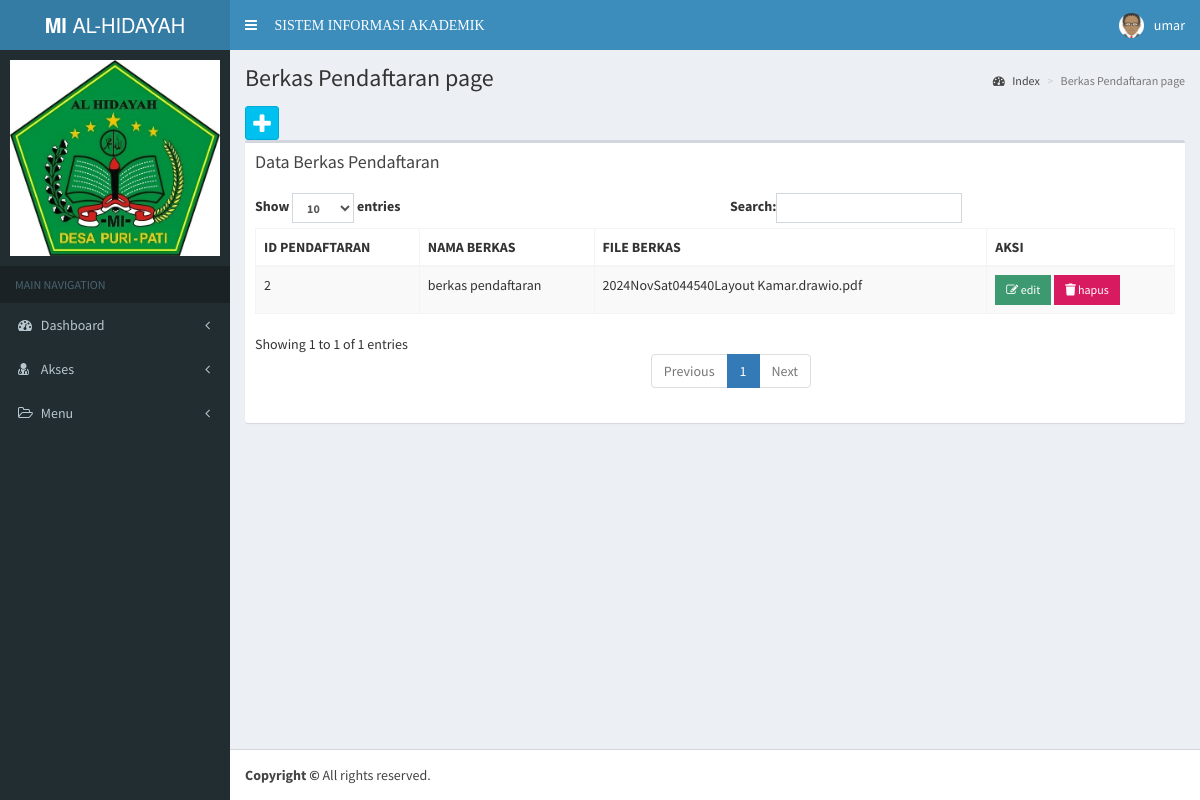
/app/berkas_pendaftaran/index.php (signed in), run on an earlier commit of the app's database.
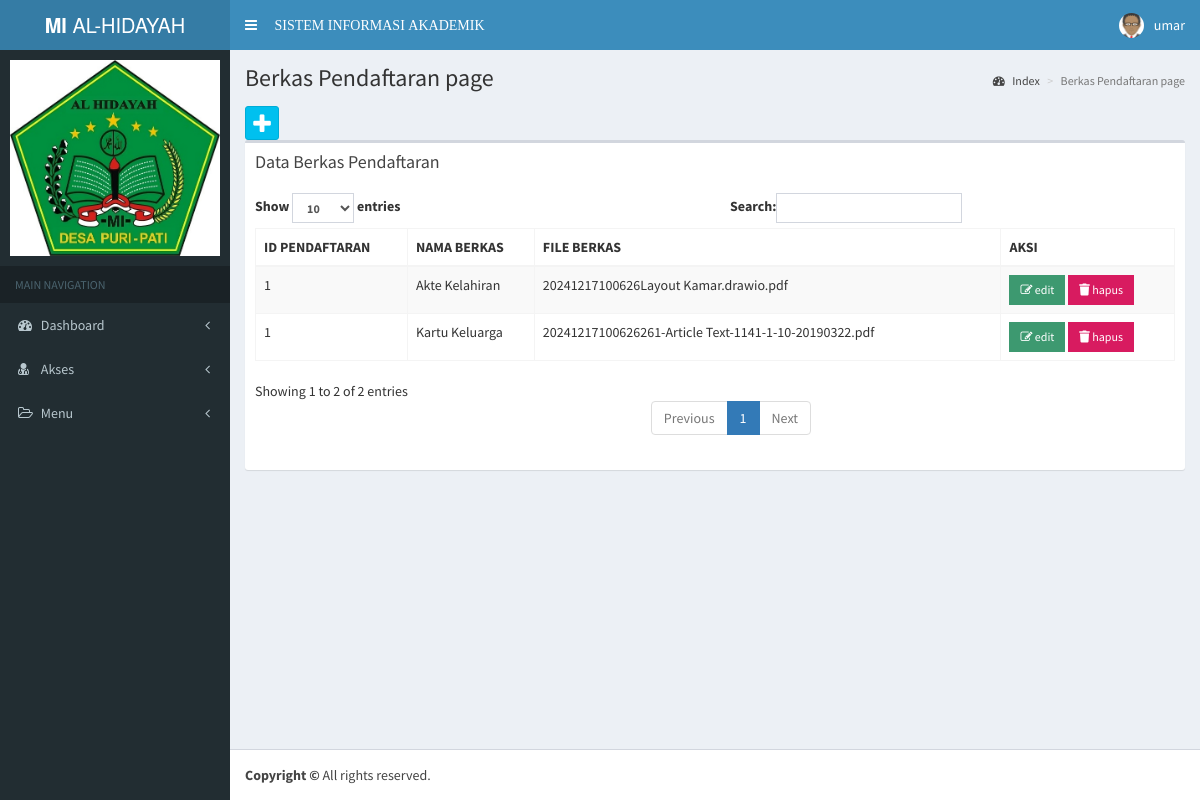
And on a later commit of the database.
### tables this page shows
CREATE TABLE `berkas_pendaftaran` (
  `id_berkas` int(11) NOT NULL,
  `id_pendaftaran` int(11) DEFAULT NULL,
  `nm_berkas` text DEFAULT NULL,
  `file_berkas` blob DEFAULT NULL
);

### config/config.php (called while the page is built, shortened)
<?php
function Url_web(){
    $xplode = explode("/", $_SERVER['REQUEST_URI']);
    return $xplode[1];
}
$defaul_uri = "/".Url_web();
$url = "http://".$_SERVER['SERVER_NAME'].":".$_SERVER['SERVER_PORT'].$defaul_uri;
function DB(){
    return ["localhost", "root", "", "vinka"];
}
function QueryManyData($sql){
    $conn = new mysqli(DB()[0], DB()[1], DB()[2], DB()[3]);
    $result = $conn->query($sql);
    return $result;
}

### app/berkas_pendaftaran/index.php (the view, shortened to what this page needs)
<?php include_once '../template/header.php'; ?>
<?php include_once '../template/navbar.php'; ?>
<?php include_once '../template/sidebar.php'; ?>
<div class='content-wrapper'>
  <section class='content-header'>
    <h1>Berkas Pendaftaran page
    </h1>
    <ol class='breadcrumb'>
      <li><a href='#'><i class='fa fa-dashboard'></i> Index</a></li>
      <li class='active'>Berkas Pendaftaran page</li>
    </ol>
  </section>
  <section class='content'>
    <a class='btn btn-social-icon btn-info' data-toggle='tooltip' data-placement='top' title='Tambah data berkas_pendaftaran' href='<?= $url ?>/app/berkas_pendaftaran/tambah.php'><i class='fa fa-plus'></i></a>
    <div class='row'>
      <div class='col-xs-12'>
        <div class='box'>
          <div class='box-header'>
            <h3 class='box-title'>Data Berkas Pendaftaran</h3>
          </div>
          <div class='box-body'>
            <table id='example1' class='table table-bordered table-striped'>
              <thead>
                <tr>
                  <th>ID PENDAFTARAN</th>
                  <th>NAMA BERKAS</th>
                  <th>FILE BERKAS</th>
                  <th>AKSI</th>
                </tr>
              </thead>
              <tbody>
                <?php
                foreach (QueryManyData('SELECT * FROM berkas_pendaftaran') as $row) {
                ?>
                  <tr>
                    <td><?= $row['id_pendaftaran'] ?></td>
                    <td><?= $row['nm_berkas'] ?></td>
                    <td><?= $row['file_berkas'] ?></td>
                    <td>
                      <a href='<?= $url ?>/app/berkas_pendaftaran/edit.php?id_berkas_pendaftaran=<?= $row['id_berkas_pendaftaran'] ?>' class='btn bg-olive btn-flat btn-sm'><i class='fa fa-edit'></i> edit</a>
                      <button onclick='ConfirmDelete(<?= $row['id_berkas_pendaftaran'] ?>)' class='btn bg-maroon btn-flat btn-sm'>
                        <i class='fas fa-trash'></i>
                        hapus
                      </button>
                    </td>
                  </tr>
                <?php
                }
                ?>
              </tbody>
            </table>
          </div>
        </div>
      </div>
    </div>
</div>
<?php include_once '../template/footer.php'; ?>

What changed in the data, as far as the page shows it:
changed berkas_pendaftaran: id_pendaftaran "2" → "1"; nm_berkas "berkas pendaftaran" → "Akte Kelahiran"; file_berkas "2024NovSat044540Layout Kamar.drawio.pdf" → "20241217100626Layout Kamar.drawio.pdf"
added berkas_pendaftaran: id_pendaftaran "1", nm_berkas "Kartu Keluarga", file_berkas "20241217100626261-Article Text-1141-1-10-20190322.pdf"
Also different on the page:
text written by a page script: "Show entries Search: Showing 1 to 1 of 1 entries Previous 1 Next" → "Show entries Search: Showing 1 to 2 of 2 entries Previous 1 Next"
